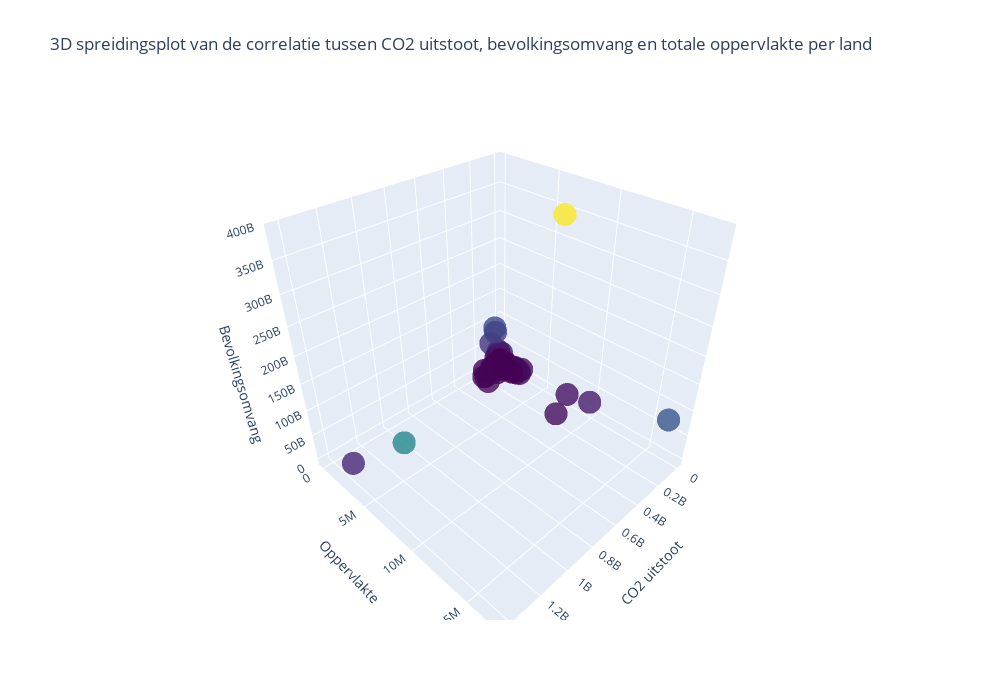

The notebook cell saved with this chart:
### Markdown cell above
### PLOT 1: 3D spreidingsplot over bevolking, oppervlakte en uitstoot

### Code cell
# Maak 3D scatter plot
fig = go.Figure(data=go.Scatter3d(
    x=CO2_grouped['Population(2022)'],
    y=CO2_grouped['Area'],
    z=CO2_grouped['CO2 emission (Tons)'],
    mode='markers',
    marker=dict(
        size=8,
        color=CO2_grouped['CO2 emission (Tons)'],
        colorscale='Viridis',
        opacity=0.8
    )
))

# Pas layout aan
fig.update_layout(
    scene=dict(
        xaxis_title='CO2 uitstoot',
        yaxis_title='Oppervlakte',
        zaxis_title='Bevolkingsomvang'
    ),
    width=1000,
    height=700,
    title='3D spreidingsplot van de correlatie tussen CO2 uitstoot, bevolkingsomvang en totale oppervlakte per land'
)

# laat plot zien
fig.show()

### Figure 1 — Plotly figure (JSON) as saved in the notebook; plotly's stock layout.template omitted (floating-point values rounded to 4 significant figures; data arrays with more than 128 entries replaced by an {"elided": "..."} marker saying what was removed)
{"data": [{"marker": {"color": {"elided": "220 float values"}, "colorscale": [[0, "#440154"], [0.1111, "#482878"], [0.2222, "#3e4989"], [0.3333, "#31688e"], [0.4444, "#26828e"], [0.5556, "#1f9e89"], [0.6667, "#35b779"], [0.7778, "#6ece58"], [0.8889, "#b5de2b"], [1, "#fde725"]], "opacity": 0.8, "size": 8}, "mode": "markers", "type": "scatter3d", "x": {"elided": "220 int values"}, "y": {"elided": "220 int values"}, "z": {"elided": "220 float values"}}], "layout": {"height": 700, "scene": {"xaxis": {"title": {"text": "CO2 uitstoot"}}, "yaxis": {"title": {"text": "Oppervlakte"}}, "zaxis": {"title": {"text": "Bevolkingsomvang"}}}, "title": {"text": "3D spreidingsplot van de correlatie tussen CO2 uitstoot, bevolkingsomvang en totale oppervlakte per land"}, "width": 1000}}
